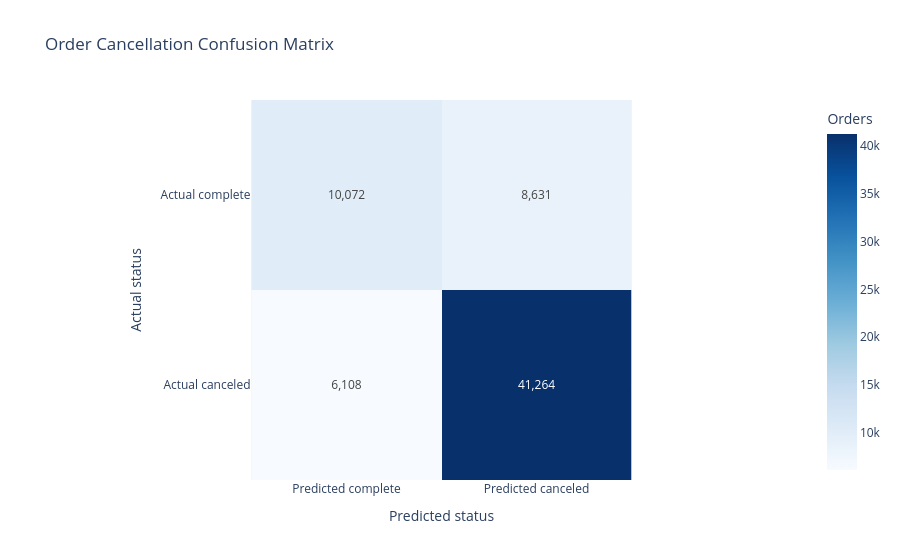

Notebook code for this chart:
### Code cell
fig = px.imshow(
    matrix,
    x=["Predicted complete", "Predicted canceled"],
    y=["Actual complete", "Actual canceled"],
    text_auto=",.0f",
    color_continuous_scale="Blues",
    labels={"x": "Predicted status", "y": "Actual status", "color": "Orders"},
    title="Order Cancellation Confusion Matrix"
)

fig.show()

### Figure 1 — Plotly figure (JSON) as saved in the notebook; plotly's stock layout.template omitted (floating-point values rounded to 4 significant figures)
{"data": [{"coloraxis": "coloraxis", "hovertemplate": "Predicted status: %{x}<br>Actual status: %{y}<br>Orders: %{z}<extra></extra>", "name": "0", "texttemplate": "%{z:,.0f}", "type": "heatmap", "x": ["Predicted complete", "Predicted canceled"], "xaxis": "x", "y": ["Actual complete", "Actual canceled"], "yaxis": "y", "z": [[10072, 8631], [6108, 41264]]}], "layout": {"coloraxis": {"colorbar": {"title": {"text": "Orders"}}, "colorscale": [[0, "rgb(247,251,255)"], [0.125, "rgb(222,235,247)"], [0.25, "rgb(198,219,239)"], [0.375, "rgb(158,202,225)"], [0.5, "rgb(107,174,214)"], [0.625, "rgb(66,146,198)"], [0.75, "rgb(33,113,181)"], [0.875, "rgb(8,81,156)"], [1, "rgb(8,48,107)"]]}, "title": {"text": "Order Cancellation Confusion Matrix"}, "xaxis": {"anchor": "y", "constrain": "domain", "domain": [0, 1], "scaleanchor": "y", "title": {"text": "Predicted status"}}, "yaxis": {"anchor": "x", "autorange": "reversed", "constrain": "domain", "domain": [0, 1], "title": {"text": "Actual status"}}}}
